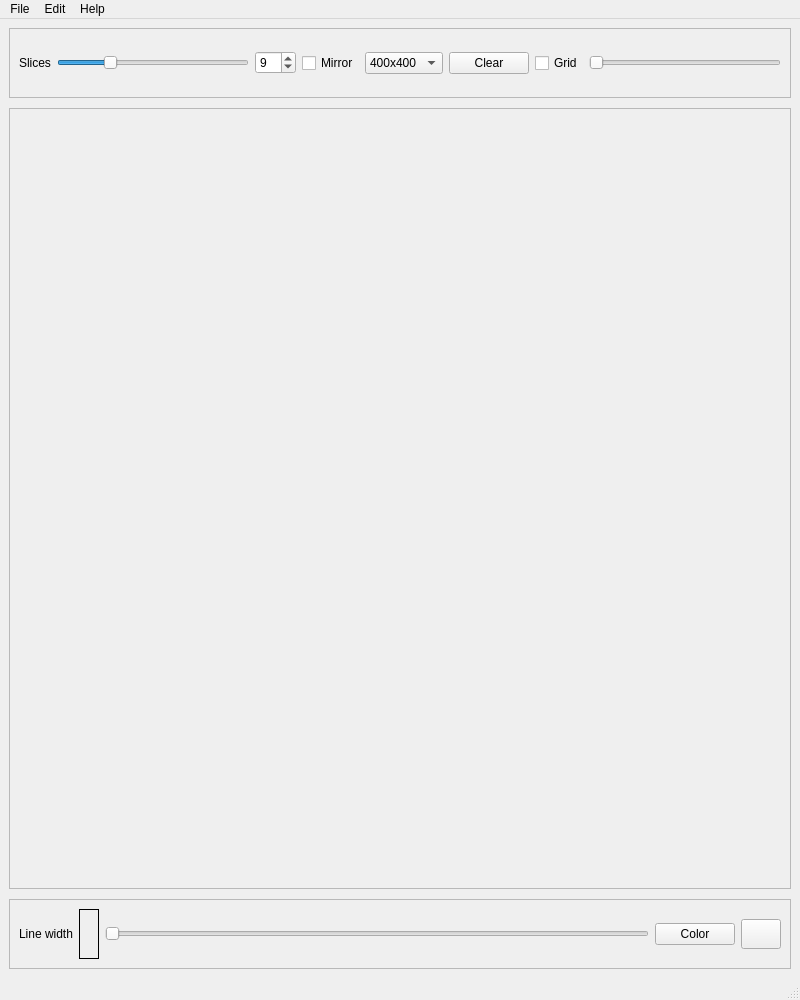
<?xml version="1.0" encoding="UTF-8"?>
<ui version="4.0">
 <class>MainWindow</class>
 <widget class="QMainWindow" name="MainWindow">
  <property name="geometry">
   <rect>
    <x>0</x>
    <y>0</y>
    <width>800</width>
    <height>1000</height>
   </rect>
  </property>
  <property name="windowTitle">
   <string>Mandala Painting</string>
  </property>
  <widget class="QWidget" name="centralWidget">
   <layout class="QVBoxLayout" name="mainLayout">
    <property name="spacing">
     <number>10</number>
    </property>
    <item>
     <widget class="QFrame" name="topFrame">
      <property name="maximumSize">
       <size>
        <width>16777215</width>
        <height>70</height>
       </size>
      </property>
      <property name="frameShape">
       <enum>QFrame::StyledPanel</enum>
      </property>
      <layout class="QHBoxLayout" name="topLayout">
       <item>
        <widget class="QLabel" name="labelSlices">
         <property name="text">
          <string>Slices</string>
         </property>
        </widget>
       </item>
       <item>
        <widget class="QSlider" name="sliderSlices">
         <property name="cursor">
          <cursorShape>PointingHandCursor</cursorShape>
         </property>
         <property name="minimum">
          <number>1</number>
         </property>
         <property name="maximum">
          <number>32</number>
         </property>
         <property name="value">
          <number>9</number>
         </property>
         <property name="orientation">
          <enum>Qt::Horizontal</enum>
         </property>
        </widget>
       </item>
       <item>
        <widget class="QSpinBox" name="spinSlices">
         <property name="cursor">
          <cursorShape>PointingHandCursor</cursorShape>
         </property>
         <property name="minimum">
          <number>1</number>
         </property>
         <property name="maximum">
          <number>32</number>
         </property>
         <property name="value">
          <number>9</number>
         </property>
        </widget>
       </item>
       <item>
        <widget class="QCheckBox" name="checkMirror">
         <property name="cursor">
          <cursorShape>PointingHandCursor</cursorShape>
         </property>
         <property name="text">
          <string>Mirror</string>
         </property>
        </widget>
       </item>
       <item>
        <widget class="QComboBox" name="comboCanvasSize">
         <property name="cursor">
          <cursorShape>PointingHandCursor</cursorShape>
         </property>
         <item>
          <property name="text">
           <string>400x400</string>
          </property>
         </item>
         <item>
          <property name="text">
           <string>600x600</string>
          </property>
         </item>
         <item>
          <property name="text">
           <string>800x800</string>
          </property>
         </item>
        </widget>
       </item>
       <item>
        <widget class="QPushButton" name="btnClear">
         <property name="cursor">
          <cursorShape>PointingHandCursor</cursorShape>
         </property>
         <property name="text">
          <string>Clear</string>
         </property>
        </widget>
       </item>
       <item>
        <widget class="QCheckBox" name="checkGrid">
         <property name="cursor">
          <cursorShape>PointingHandCursor</cursorShape>
         </property>
         <property name="text">
          <string>Grid</string>
         </property>
        </widget>
       </item>
       <item>
        <widget class="QSlider" name="sliderGrid">
         <property name="cursor">
          <cursorShape>PointingHandCursor</cursorShape>
         </property>
         <property name="minimum">
          <number>1</number>
         </property>
         <property name="maximum">
          <number>50</number>
         </property>
         <property name="orientation">
          <enum>Qt::Horizontal</enum>
         </property>
        </widget>
       </item>
      </layout>
     </widget>
    </item>
    <item>
     <widget class="QFrame" name="canvasFrame">
      <property name="cursor">
       <cursorShape>BlankCursor</cursorShape>
      </property>
      <property name="frameShape">
       <enum>QFrame::StyledPanel</enum>
      </property>
      <layout class="QVBoxLayout" name="canvasLayout">
       <property name="spacing">
        <number>0</number>
       </property>
      </layout>
     </widget>
    </item>
    <item>
     <widget class="QFrame" name="bottomFrame">
      <property name="maximumSize">
       <size>
        <width>16777215</width>
        <height>70</height>
       </size>
      </property>
      <property name="frameShape">
       <enum>QFrame::StyledPanel</enum>
      </property>
      <layout class="QHBoxLayout" name="bottomLayout">
       <item>
        <widget class="QLabel" name="label">
         <property name="text">
          <string>Line width</string>
         </property>
        </widget>
       </item>
       <item>
        <widget class="QFrame" name="lineWidthPreview">
         <property name="minimumSize">
          <size>
           <width>20</width>
           <height>20</height>
          </size>
         </property>
         <property name="frameShape">
          <enum>QFrame::Box</enum>
         </property>
        </widget>
       </item>
       <item>
        <widget class="QSlider" name="sliderLineWidth">
         <property name="cursor">
          <cursorShape>PointingHandCursor</cursorShape>
         </property>
         <property name="minimum">
          <number>1</number>
         </property>
         <property name="maximum">
          <number>40</number>
         </property>
         <property name="orientation">
          <enum>Qt::Horizontal</enum>
         </property>
        </widget>
       </item>
       <item>
        <widget class="QPushButton" name="colorSelectBtn">
         <property name="cursor">
          <cursorShape>PointingHandCursor</cursorShape>
         </property>
         <property name="text">
          <string>Color</string>
         </property>
         <property name="iconSize">
          <size>
           <width>24</width>
           <height>24</height>
          </size>
         </property>
        </widget>
       </item>
       <item>
        <widget class="QPushButton" name="btnPalette">
         <property name="minimumSize">
          <size>
           <width>30</width>
           <height>30</height>
          </size>
         </property>
         <property name="cursor">
          <cursorShape>PointingHandCursor</cursorShape>
         </property>
         <property name="icon">
          <iconset resource="../../qt/icons/icons.qrc">
           <normaloff>:/multi_color.png</normaloff>:/multi_color.png</iconset>
         </property>
         <property name="checkable">
          <bool>true</bool>
         </property>
        </widget>
       </item>
      </layout>
     </widget>
    </item>
   </layout>
  </widget>
  <widget class="QStatusBar" name="statusBar"/>
  <widget class="QMenuBar" name="menuBar">
   <property name="geometry">
    <rect>
     <x>0</x>
     <y>0</y>
     <width>800</width>
     <height>22</height>
    </rect>
   </property>
   <widget class="QMenu" name="menuFile">
    <property name="title">
     <string>File</string>
    </property>
    <addaction name="actionNew_Document"/>
    <addaction name="actionSave_As"/>
    <addaction name="actionOpen"/>
    <addaction name="actionQuite"/>
   </widget>
   <widget class="QMenu" name="menuEdit">
    <property name="title">
     <string>Edit</string>
    </property>
    <addaction name="actionUndo"/>
    <addaction name="actionRedo"/>
   </widget>
   <widget class="QMenu" name="menuHelp">
    <property name="title">
     <string>Help</string>
    </property>
    <addaction name="actionAbout"/>
   </widget>
   <addaction name="menuFile"/>
   <addaction name="menuEdit"/>
   <addaction name="menuHelp"/>
  </widget>
  <action name="actionNew_Document">
   <property name="icon">
    <iconset resource="../../qt/icons/icons.qrc">
     <normaloff>:/document-new.png</normaloff>:/document-new.png</iconset>
   </property>
   <property name="text">
    <string>New Document</string>
   </property>
   <property name="shortcut">
    <string>Ctrl+N</string>
   </property>
  </action>
  <action name="actionSave_As">
   <property name="icon">
    <iconset resource="../../qt/icons/icons.qrc">
     <normaloff>:/document-open.png</normaloff>:/document-open.png</iconset>
   </property>
   <property name="text">
    <string>Open</string>
   </property>
   <property name="shortcut">
    <string>Ctrl+O</string>
   </property>
  </action>
  <action name="actionOpen">
   <property name="icon">
    <iconset resource="../../qt/icons/icons.qrc">
     <normaloff>:/document-save.png</normaloff>:/document-save.png</iconset>
   </property>
   <property name="text">
    <string>Save As</string>
   </property>
   <property name="shortcut">
    <string>Ctrl+Shift+S</string>
   </property>
  </action>
  <action name="actionQuite">
   <property name="text">
    <string>Quite</string>
   </property>
   <property name="shortcut">
    <string>Ctrl+Q</string>
   </property>
  </action>
  <action name="actionUndo">
   <property name="icon">
    <iconset resource="../../qt/icons/icons.qrc">
     <normaloff>:/undo.png</normaloff>:/undo.png</iconset>
   </property>
   <property name="text">
    <string>Undo</string>
   </property>
   <property name="shortcut">
    <string>Ctrl+Z</string>
   </property>
  </action>
  <action name="actionRedo">
   <property name="icon">
    <iconset resource="../../qt/icons/icons.qrc">
     <normaloff>:/redo.png</normaloff>:/redo.png</iconset>
   </property>
   <property name="text">
    <string>Redo</string>
   </property>
   <property name="shortcut">
    <string>Ctrl+R</string>
   </property>
  </action>
  <action name="actionAbout">
   <property name="icon">
    <iconset resource="../../qt/icons/icons.qrc">
     <normaloff>:/info.png</normaloff>:/info.png</iconset>
   </property>
   <property name="text">
    <string>About</string>
   </property>
   <property name="shortcut">
    <string>Ctrl+H</string>
   </property>
  </action>
 </widget>
 <resources>
  <include location="../../qt/icons/icons.qrc"/>
  <include location="../../qt/icons/icons.qrc"/>
 </resources>
 <connections/>
</ui>
